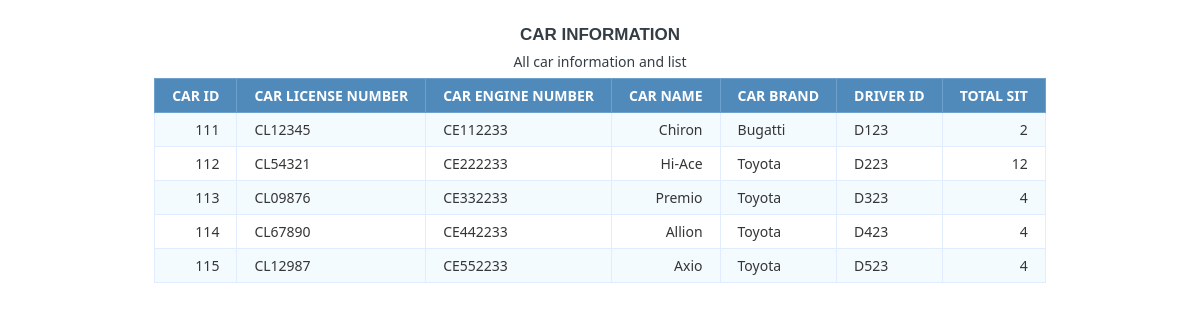
Screenshot of /car_view.php with the database file from the repository.
### tables this page shows
CREATE TABLE `car_information` (
  `sl` int(20) NOT NULL,
  `Car_ID` varchar(20) NOT NULL,
  `Car_Licence_Number` varchar(35) NOT NULL,
  `Car_Engine_Number` varchar(35) NOT NULL,
  `Car_Name` varchar(35) NOT NULL,
  `Car_Brand` varchar(35) NOT NULL,
  `Driver_ID` varchar(35) NOT NULL,
  `Total_sit` varchar(30) NOT NULL
);

### car_view.php (the view, shortened to what this page needs)
<?php
$db_host = 'localhost';
$db_user = 'root';
$db_pass = '';
$db_name = 'rent_a_car_management_system';
$conn = mysqli_connect($db_host, $db_user, $db_pass, $db_name);
$sql = 'SELECT *
		FROM car_information';
$query = mysqli_query($conn, $sql);
?>
<html>
<head>
</head>
<body>
	<h1>Car Information</h1>
	<table class="data-table">
		<caption class="title">All car information and list</caption>
		<thead>
			<tr>
				<th>Car ID</th>
				<th>Car License Number</th>
				<th>Car Engine Number</th>
				<th>Car Name</th>
				<th>Car Brand</th>
				<th>Driver ID</th>
				<th>Total sit</th>
			</tr>
		</thead>
		<tbody>
		<?php
		while ($row = mysqli_fetch_array($query))
		{
			echo '<tr>
					<td>'.$row['Car_ID'].'</td>
					<td>'.$row['Car_Licence_Number'].'</td>
					<td>'.$row['Car_Engine_Number'].'</td>
					<td>'.$row['Car_Name'].'</td>
					<td>'.$row['Car_Brand'].'</td>
					<td>'.$row['Driver_ID'].'</td>
					<td>'.$row['Total_sit'].'</td>
				</tr>';
		}?>
		</tbody>
	</table>
</body>
</html>

### car_view.php (style rules this page uses)
body { font-size: 15px; color: #343d44; font-family: "segoe-ui", "open-sans", tahoma, arial; padding: 0; margin: 0; }
table { margin: auto; font-family: "Lucida Sans Unicode", "Lucida Grande", "Segoe Ui"; font-size: 12px; }
h1 { margin: 25px auto 0; text-align: center; text-transform: uppercase; font-size: 17px; }
table td { transition: all .5s; }
.data-table { border-collapse: collapse; font-size: 14px; min-width: 537px; }
.data-table th, .data-table td { border: 1px solid #e1edff; padding: 7px 17px; }
.data-table caption { margin: 7px; }
.data-table thead th { background-color: #508abb; color: #FFFFFF; border-color: #6ea1cc !important; text-transform: uppercase; }
.data-table tbody td { color: #353535; }
.data-table tbody td:first-child, .data-table tbody td:nth-child(4), .data-table tbody td:last-child { text-align: right; }
.data-table tbody tr:nth-child(odd) td { background-color: #f4fbff; }

### rows the page displays
car_information: Car_ID "111", Car_Licence_Number "CL12345", Car_Engine_Number "CE112233", Car_Name "Chiron", Car_Brand "Bugatti", Driver_ID "D123", Total_sit "2"
car_information: Car_ID "112", Car_Licence_Number "CL54321", Car_Engine_Number "CE222233", Car_Name "Hi-Ace", Car_Brand "Toyota", Driver_ID "D223", Total_sit "12"
car_information: Car_ID "113", Car_Licence_Number "CL09876", Car_Engine_Number "CE332233", Car_Name "Premio", Car_Brand "Toyota", Driver_ID "D323", Total_sit "4"
car_information: Car_ID "114", Car_Licence_Number "CL67890", Car_Engine_Number "CE442233", Car_Name "Allion", Car_Brand "Toyota", Driver_ID "D423", Total_sit "4"
car_information: Car_ID "115", Car_Licence_Number "CL12987", Car_Engine_Number "CE552233", Car_Name "Axio", Car_Brand "Toyota", Driver_ID "D523", Total_sit "4"
